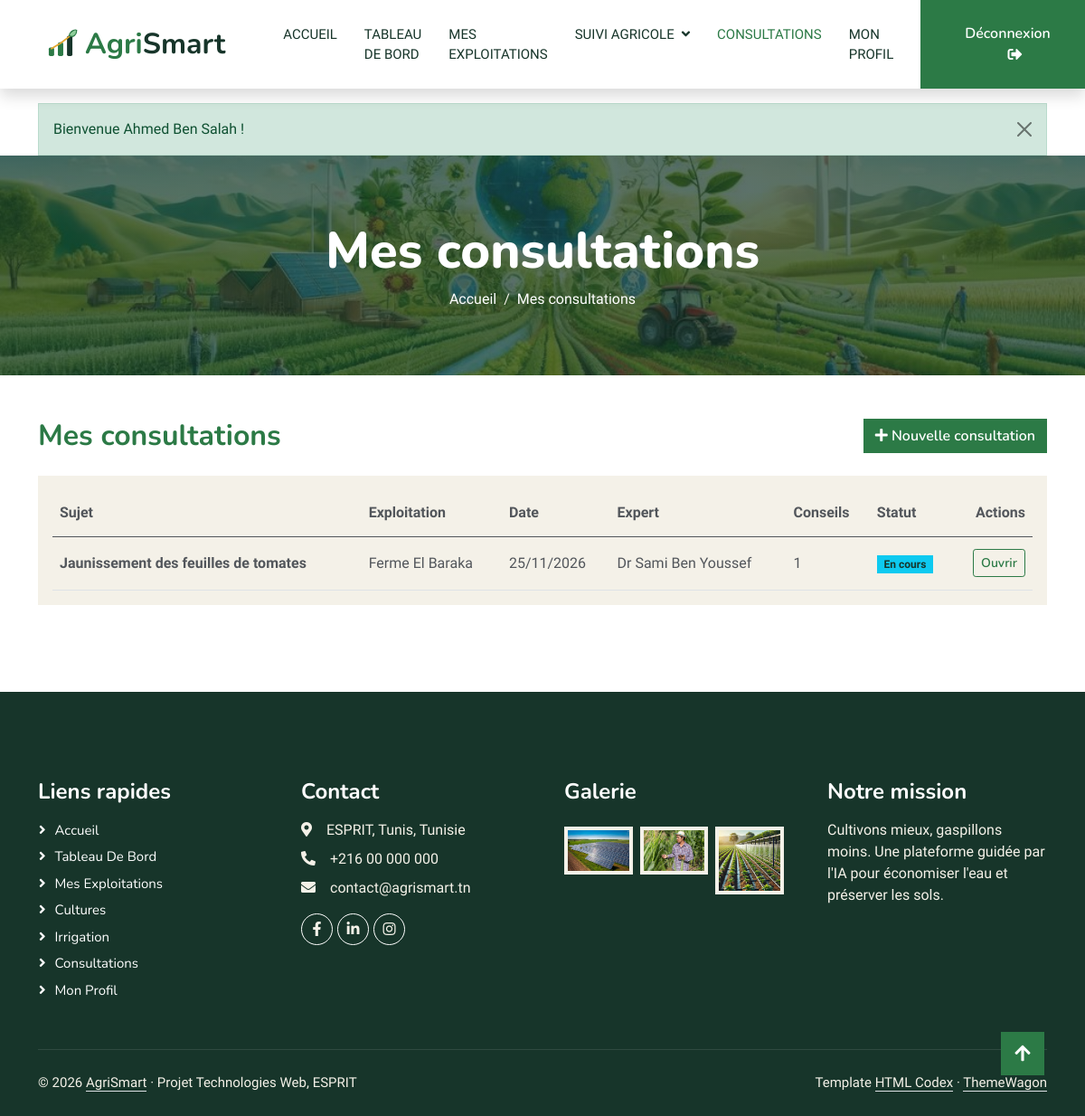
Screenshot of /frontoffice/index.php?page=consultations (signed in) with the database file from the repository.
### tables this page shows
CREATE TABLE IF NOT EXISTS consultation (
    id              INT AUTO_INCREMENT PRIMARY KEY,
    agriculteur_id  INT NOT NULL,
    expert_id       INT NULL,                               
    exploitation_id INT NULL,                               
    sujet           VARCHAR(150) NOT NULL,
    description     TEXT NOT NULL,
    date_demande    TIMESTAMP DEFAULT CURRENT_TIMESTAMP,
    statut          ENUM('ouverte','en_cours','cloturee') NOT NULL DEFAULT 'ouverte',
    INDEX idx_consultation_statut (statut),
    CONSTRAINT fk_consultation_agriculteur FOREIGN KEY (agriculteur_id)  REFERENCES utilisateur(id)  ON DELETE CASCADE,
    CONSTRAINT fk_consultation_expert      FOREIGN KEY (expert_id)       REFERENCES utilisateur(id)  ON DELETE SET NULL,
    CONSTRAINT fk_consultation_exploitation FOREIGN KEY (exploitation_id) REFERENCES exploitation(id) ON DELETE SET NULL
);

CREATE TABLE exploitation (
    id              INT AUTO_INCREMENT PRIMARY KEY,
    agriculteur_id  INT NOT NULL,
    nom             VARCHAR(100) NOT NULL,
    localisation    VARCHAR(150) NOT NULL,
    created_at      TIMESTAMP DEFAULT CURRENT_TIMESTAMP,
    CONSTRAINT fk_exploitation_user FOREIGN KEY (agriculteur_id) REFERENCES utilisateur(id) ON DELETE CASCADE
);

CREATE TABLE utilisateur (
    id                 INT AUTO_INCREMENT PRIMARY KEY,
    nom                VARCHAR(100) NOT NULL,
    email              VARCHAR(150) NOT NULL UNIQUE,
    mot_de_passe       VARCHAR(255) NOT NULL,               
    role               ENUM('agriculteur','expert','administrateur') NOT NULL DEFAULT 'agriculteur',
    telephone          VARCHAR(20)  NOT NULL DEFAULT '',
    adresse            VARCHAR(255) NOT NULL DEFAULT '',
    region             VARCHAR(60)  NOT NULL DEFAULT '',
    niveau_acces       TINYINT      NOT NULL DEFAULT 1,     
    specialite         VARCHAR(100) NOT NULL DEFAULT '',    
    experience         INT          NOT NULL DEFAULT 0,     
    disponibilite      TINYINT(1)   NOT NULL DEFAULT 1,     
    actif              TINYINT(1)   NOT NULL DEFAULT 1,     
    derniere_connexion DATETIME NULL,
    created_at         TIMESTAMP DEFAULT CURRENT_TIMESTAMP,
    INDEX idx_role (role)
);

### frontoffice/controllers/Controller.php (called while the page is built, shortened)
<?php
abstract class Controller
{
    protected function render(string $view, array $data = []): void
    {
        extract($data, EXTR_SKIP);
        require __DIR__ . '/../views/' . $view . '.php';
    }
    protected function requireAccount(): Utilisateur
    {
        $user = users()->requireAuth();
        return $user;
    }
}

### frontoffice/controllers/ConsultationController.php (called while the page is built, shortened)
<?php
require_once __DIR__ . '/../../config/database.php';
class ConsultationController extends Controller
{
    private PDO $db;
    public function __construct()
    {
        $this->db = Database::getConnexion();
    }
    public function index(): void
    {
        $account = $this->requireAccount();
        $consultations = $this->fetchAll($this->select(true) . 'WHERE c.agriculteur_id = :a ORDER BY c.date_demande DESC, c.id DESC', ['a' => $account->getId()]);
        $this->render('consultations', compact('account', 'consultations'));
    }
    private function select(bool $validOnly): string
    {
        return 'SELECT c.*, ua.nom AS agriculteur_nom, ue.nom AS expert_nom, ex.nom AS exploitation_nom,
                       (SELECT COUNT(*) FROM conseil k WHERE k.consultation_id = c.id' . ($validOnly ? ' AND k.valide = 1' : '') . ') AS nb_conseils
                FROM consultation c
                JOIN utilisateur ua ON ua.id = c.agriculteur_id
                LEFT JOIN utilisateur ue ON ue.id = c.expert_id
                LEFT JOIN exploitation ex ON ex.id = c.exploitation_id ';
    }
    private function fetchAll(string $sql, array $params = []): array
    {
        $stmt = $this->db->prepare($sql);
        $stmt->execute($params);
        return array_map(fn(array $r) => Consultation::fromArray($r), $stmt->fetchAll());
    }
}

### frontoffice/index.php (called while the page is built, shortened)
<?php
require_once __DIR__ . '/../core/helpers.php';
require_once __DIR__ . '/../controllers/UserController.php';
require_once __DIR__ . '/helpers.php';
require_once __DIR__ . '/controllers/Controller.php';
$routes = [
    'home'              => ['HomeController',         'index'],
    'login'             => ['AuthController',         'login'],
    'register'          => ['AuthController',         'register'],
    'logout'            => ['AuthController',         'logout'],
    'dashboard'         => ['DashboardController',    'index'],
    'profile'           => ['ProfileController',      'index'],
    'profile-password'  => ['ProfileController',      'password'],
    'profile-delete'    => ['ProfileController',      'delete'],
    'exploitations'     => ['ExploitationController', 'index'],
    'exploitation-form' => ['ExploitationController', 'form'],
    'exploitation-delete' => ['ExploitationController', 'delete'],
    'parcelles'         => ['ParcelleController',     'index'],
    'parcelle-form'     => ['ParcelleController',     'form'],
    'parcelle-delete'   => ['ParcelleController',     'delete'],
    'consultations'       => ['ConsultationController', 'index'],
    'consultation'        => ['ConsultationController', 'show'],
    'consultation-form'   => ['ConsultationController', 'form'],
    'consultation-delete' => ['ConsultationController', 'delete'],
    'consultation-close'  => ['ConsultationController', 'close'],
    'consultation-take'   => ['ConsultationController', 'take'],
    'conseil-form'        => ['ConseilController',       'form'],
    'conseil-delete'      => ['ConseilController',       'delete'],
    'cultures'            => ['CultureController',     'index'],
    'culture-form'        => ['CultureController',     'form'],
    'culture-delete'      => ['CultureController',     'delete'],
    'irrigations'         => ['IrrigationController',  'index'],
    'irrigation-form'     => ['IrrigationController',  'form'],
    'irrigation-done'     => ['IrrigationController',  'done'],
    'irrigation-delete'   => ['IrrigationController',  'delete'],
];
$page = (string) ($_GET['page'] ?? 'home');
[$class, $method] = $routes[$page];
(new $class())->$method();

### core/helpers.php (called while the page is built, shortened)
<?php
function e($v): string
{
    return htmlspecialchars((string) $v, ENT_QUOTES, 'UTF-8');
}
function url(string $page, array $params = []): string
{
    return 'index.php?' . http_build_query(['page' => $page] + $params);
}

### controllers/UserController.php (called while the page is built, shortened)
<?php
require_once __DIR__ . '/../config/database.php';
class UserController
{
    private PDO $db;
    private ?Utilisateur $current = null;
    private bool $currentLoaded = false;
    public function __construct()
    {
        $this->db = Database::getConnexion();
        $this->config = require __DIR__ . '/../config/config.php';
    }
    public static function isAuthenticated(): bool
    {
        return !empty($_SESSION['user_id']);
    }
    public function currentUser(): ?Utilisateur
    {
        if (!$this->currentLoaded) {
            $this->currentLoaded = true;
            $this->current = $this->findById((int) $_SESSION['user_id']);
        }
        return $this->current;
    }
    public function requireAuth(): Utilisateur
    {
        $user = $this->currentUser();
        return $user;
    }
    public function findById(int $id): ?Utilisateur
    {
        $stmt = $this->db->prepare('SELECT * FROM utilisateur WHERE id = :id LIMIT 1');
        $stmt->execute(['id' => $id]);
        $row = $stmt->fetch();
        return $row ? Utilisateur::fromArray($row) : null;
    }
}

### config/database.php (called while the page is built, shortened)
<?php
class Database
{
    private static ?PDO $pdo = null;
    public static function getConnexion(): PDO
    {
        if (self::$pdo === null) {
            $config = require __DIR__ . '/config.php';
            $db = $config['db'];
            $dsn = sprintf('mysql:host=%s;port=%d;dbname=%s;charset=%s', $db['host'], $db['port'], $db['name'], $db['charset']);
            try {
                self::$pdo = new PDO($dsn, $db['user'], $db['pass'], [
                    PDO::ATTR_ERRMODE            => PDO::ERRMODE_EXCEPTION,
                    PDO::ATTR_DEFAULT_FETCH_MODE => PDO::FETCH_ASSOC,
                    PDO::ATTR_EMULATE_PREPARES   => false,
                ]);
            } catch (PDOException $e) {
                error_log('AgriSmart DB: ' . $e->getMessage());
                http_response_code(500);
                die(!empty($config['debug'])
                    ? 'Erreur base de données : ' . htmlspecialchars($e->getMessage(), ENT_QUOTES, 'UTF-8')
                    : 'Service temporairement indisponible (connexion à la base de données impossible).');
            }
        }
        return self::$pdo;
    }
}

### config/config.php (called while the page is built, shortened)
<?php
$config = [
    'db' => [
        'host'    => 'localhost',
        'port'    => 3306,
        'name'    => 'agrismart',
        'user'    => 'root',
        'pass'    => '',
        'charset' => 'utf8mb4',
    ],
    'debug'            => false,
    'session_lifetime' => 1800,
    'max_login_tries'  => 5,
    'lockout_minutes'  => 5,
];
$local = __DIR__ . '/config.local.php';
return $config;

### models/Utilisateur.php (called while the page is built, shortened)
<?php
class Utilisateur
{
    protected int $id = 0;
    protected bool $actif = true;
    public function getId(): int { return $this->id; }
    public function isActif(): bool { return $this->actif; }
    public function setId(int $id): void { $this->id = $id; }
    public function setActif(bool $actif): void { $this->actif = $actif; }
    public static function fromArray(array $r): Utilisateur
    {
        $role = $r['role'] ?? '';
        $u = $role === self::ROLE_ADMIN ? new Administrateur() : ($role === self::ROLE_EXPERT ? new Expert() : new Agriculteur());
        $u->setId((int) ($r['id'] ?? 0));
        $u->setNom((string) ($r['nom'] ?? ''));
        $u->setEmail((string) ($r['email'] ?? ''));
        $u->setMotDePasse((string) ($r['mot_de_passe'] ?? ''));
        $u->setActif((bool) ($r['actif'] ?? 1));
        $u->setDerniereConnexion($r['derniere_connexion'] ?? null);
        $u->setCreatedAt((string) ($r['created_at'] ?? ''));
        if ($u instanceof Agriculteur) {
            $u->setTelephone((string) ($r['telephone'] ?? ''));
            $u->setAdresse((string) ($r['adresse'] ?? ''));
            $u->setRegion((string) ($r['region'] ?? ''));
        } elseif ($u instanceof Expert) {
            $u->setSpecialite((string) ($r['specialite'] ?? ''));
            $u->setExperience((int) ($r['experience'] ?? 0));
            $u->setDisponibilite((bool) ($r['disponibilite'] ?? 1));
        } elseif ($u instanceof Administrateur) {
            $u->setNiveauAcces((int) ($r['niveau_acces'] ?? 1));
        }
        return $u;
    }
}

### models/Consultation.php (called while the page is built, shortened)
<?php
class Consultation
{
    private int $id = 0;
    private string $sujet = '';
    private string $dateDemande = '';
    private string $statut = self::STATUT_OUVERTE;
    private string $expertNom = '';
    private string $exploitationNom = '';
    private int $nbConseils = 0;
    public function getId(): int { return $this->id; }
    public function getSujet(): string { return $this->sujet; }
    public function getDateDemande(): string { return $this->dateDemande; }
    public function getExpertNom(): string { return $this->expertNom; }
    public function getExploitationNom(): string { return $this->exploitationNom; }
    public function getNbConseils(): int { return $this->nbConseils; }
    public function getLibelle(): string { return self::LIBELLES[$this->statut] ?? $this->statut; }
    public function getCouleur(): string { return self::COULEURS[$this->statut] ?? 'secondary'; }
    public function setId(int $v): void { $this->id = $v; }
    public function setSujet(string $v): void { $this->sujet = $v; }
    public function setDateDemande(string $v): void { $this->dateDemande = $v; }
    public function setStatut(string $v): void { $this->statut = $v; }
    public function setExpertNom(string $v): void { $this->expertNom = $v; }
    public function setExploitationNom(string $v): void { $this->exploitationNom = $v; }
    public function setNbConseils(int $v): void { $this->nbConseils = $v; }
    public static function fromArray(array $r): self
    {
        $c = new self();
        $c->setId((int) ($r['id'] ?? 0));
        $c->setAgriculteurId((int) ($r['agriculteur_id'] ?? 0));
        $c->setExpertId(isset($r['expert_id']) ? (int) $r['expert_id'] : null);
        $c->setExploitationId(isset($r['exploitation_id']) ? (int) $r['exploitation_id'] : null);
        $c->setSujet((string) ($r['sujet'] ?? ''));
        $c->setDescription((string) ($r['description'] ?? ''));
        $c->setDateDemande((string) ($r['date_demande'] ?? ''));
        $c->setStatut((string) ($r['statut'] ?? self::STATUT_OUVERTE));
        $c->setAgriculteurNom((string) ($r['agriculteur_nom'] ?? ''));
        $c->setExpertNom((string) ($r['expert_nom'] ?? ''));
        $c->setExploitationNom((string) ($r['exploitation_nom'] ?? ''));
        $c->setNbConseils((int) ($r['nb_conseils'] ?? 0));
        return $c;
    }
}

### frontoffice/views/consultations.php (the view, shortened to what this page needs)
<!DOCTYPE html>
<html lang="fr">
<head>
    <?php require_once __DIR__ . '/includes/head.php'; ?>
</head>
<body>
<?php require_once __DIR__ . '/includes/navbar.php'; ?>
<?php require_once __DIR__ . '/includes/page-header.php'; ?>
<section class="container pb-5">
    <div class="d-flex justify-content-between align-items-center mb-4">
        <h2 class="text-primary mb-0">Mes consultations</h2>
        <a href="<?= url('consultation-form') ?>" class="btn btn-primary"><i class="fa fa-plus"></i> Nouvelle consultation</a>
    </div>
    <?php if (!$consultations): ?>
        <div class="alert alert-info">Vous n'avez posé aucune question pour le moment. Un expert agronome vous répond ici.</div>
    <?php else: ?>
        <div class="bg-light p-3">
            <div class="table-responsive">
                <table class="table align-middle mb-0">
                    <thead><tr><th>Sujet</th><th>Exploitation</th><th>Date</th><th>Expert</th><th>Conseils</th><th>Statut</th><th class="text-end">Actions</th></tr></thead>
                    <tbody>
                    <?php foreach ($consultations as $c): ?>
                        <tr>
                            <td class="fw-semi-bold"><?= e($c->getSujet()) ?></td>
                            <td><?= e($c->getExploitationNom() ?: '—') ?></td>
                            <td><?= e(fmtDate($c->getDateDemande())) ?></td>
                            <td><?= e($c->getExpertNom() ?: 'En attente') ?></td>
                            <td><?= $c->getNbConseils() ?></td>
                            <td><?= consultationBadge($c) ?></td>
                            <td class="text-end text-nowrap">
                                <a href="<?= url('consultation', ['id' => $c->getId()]) ?>" class="btn btn-sm btn-outline-primary">Ouvrir</a>
                            </td>
                        </tr>
                    <?php endforeach; ?>
                    </tbody>
                </table>
            </div>
        </div>
    <?php endif; ?>
</section>
<?php require_once __DIR__ . '/includes/footer.php'; ?>
</body>
</html>

### frontoffice/helpers.php (shortened to what this page needs)
<?php
function users(): UserController
{
    static $controller = null;
    if ($controller === null) {
        $controller = new UserController();
    }
    return $controller;
}
function fmtDate(?string $s): string
{
    $t = strtotime($s);
    return $t ? date('d/m/Y', $t) : '—';
}
function consultationBadge(Consultation $c): string
{
    $color = $c->getCouleur();
    $text = in_array($color, ['warning', 'info'], true) ? ' text-dark' : '';
    return '<span class="badge bg-' . e($color) . $text . '">' . e($c->getLibelle()) . '</span>';
}

### rows the page displays
consultation: sujet "Jaunissement des feuilles de tomates", exploitation.nom "Ferme El Baraka", date_demande "25/11/2026", expert.nom "Dr Sami Ben Youssef", NbConseils "1", statut "En cours"

### other values shown
$flash['msg'] "Bienvenue Ahmed Ben Salah !"
$pageTitle "Mes consultations"
